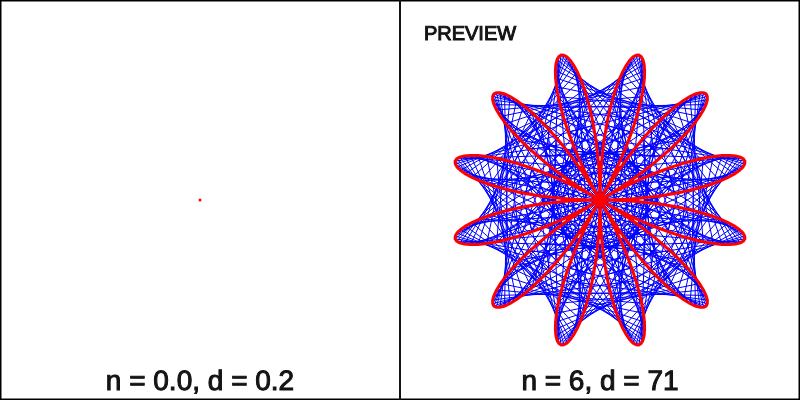
Frame 1 (no input)
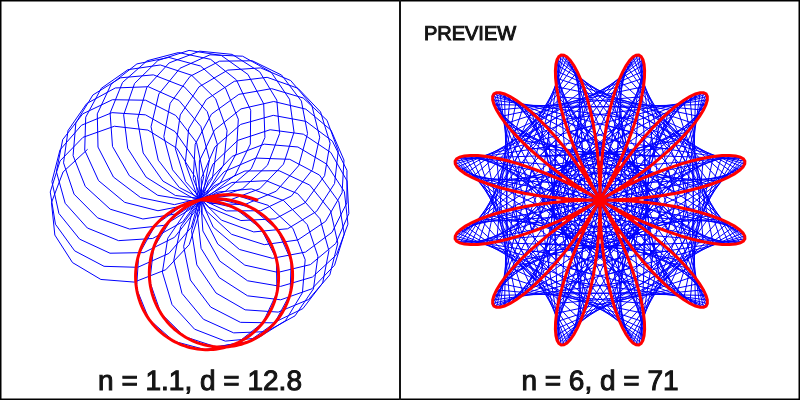
Frame 60 (no input)
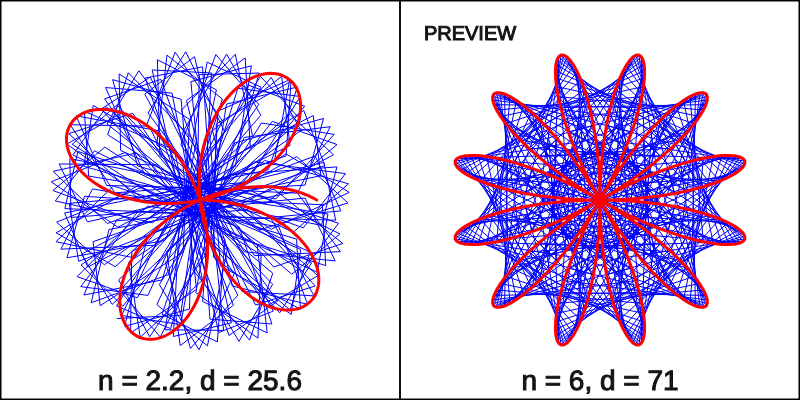
Frame 120 (the mouse pressed at the canvas centre since frame 60)

The p5.js sketch that drew these frames (run headless with seeded random() and noise() and a simulated clock; from frame 60 on, the mouse is pressed at the canvas centre):

// p5.js sketch
// ── sketch.js
let nValue = 6;  // <-- put n
let dValue = 71; // <-- put d

let n = 0;
let d = 0;
let aux = 0;
let vel = 3;
let time = 1000/vel;


function setup() {
  createCanvas(800, 400);
  angleMode(DEGREES);
}

function draw() {
  background(255);
  noFill();
  stroke(0);
  strokeWeight(3);
  rect(0, 0, width, height);
  translate(200, 200);

  beginShape();
  stroke(0, 0, 255);
  strokeWeight(1);
  noFill()
  for (let i = 0; i < 361; i++) {
    let k = i*d;
    let r = 150 * sin(n*k);
    let x = r * cos(k);
    let y = r * sin(k);
    vertex(x,y);
  }
  endShape();

  beginShape();
  stroke(255, 0, 0);
  strokeWeight(3);
  noFill()
  for (let i = 0; i < 361; i++) {
    let k = i;
    let r = 150 * sin(n*k);
    let x = r * cos(k);
    let y = r * sin(k);
    vertex(x,y);
  }
  endShape();
  if (aux == 1) {
    noLoop();
  }
  if (n + (nValue/time) >= nValue || d + (dValue/time) >= dValue) {
    aux = 1;
    n = nValue;
    d = dValue;
  } else {
    n += nValue/time;
    d += dValue/time;
  }

  stroke(20, 20, 20);
  fill(20, 20, 20);
  strokeWeight(1);
  textSize(28);
  textAlign(CENTER);
  text('n = '+ n.toFixed(1-aux) + ', d = '+ d.toFixed(1-aux), 0, 190);

  // PREVIEW //
  textSize(20);
  text('PREVIEW', 270, -160);
  fill(20, 20, 20);
  strokeWeight(2);
  line(200, -200, 200, 200); // MIDDLE

  beginShape();
  stroke(0,0,255);
  strokeWeight(1);
  noFill()
  for (let i = 0; i < 361; i++) {
    let k = i*dValue;
    let r = 150 * sin(nValue*k);
    let x = r * cos(k);
    let y = r * sin(k);
    vertex(x+400,y);
  }
  endShape();

  beginShape();
  stroke(255, 0, 0);
  strokeWeight(3);
  noFill()
  for (let i = 0; i < 361; i++) {
    let k = i;
    let r = 150 * sin(nValue*k);
    let x = r * cos(k);
    let y = r * sin(k);
    vertex(x+400,y);
  }
  endShape();
  stroke(20, 20, 20);
  fill(20, 20, 20);
  strokeWeight(1);
  textSize(28);
  textAlign(CENTER);
  text('n = '+ nValue + ', d = '+ dValue, 400, 190);
}

// ── style.css
html, body {
  margin: 5px;
  padding: 0;
}
canvas {
  display: block;
}
